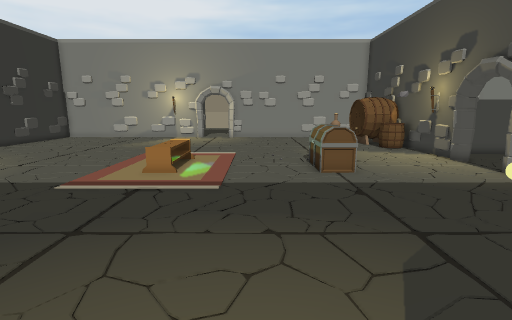
View 1 (above)

23 first-person views from a walk through a 3-D level made in the Unity game engine. The camera is 1.4 m above the floor, tilts 10° down and sees 85° across. The floor is counted in squares, 0.5 m on a side. Each view is taken from the middle of a square. On the plan, view 1 faces up. The plan holds only what a view shows up to about 19 squares ahead; the rest is blank. The place goes on beyond the plan. The player is left out. Door leaves are left out, so doorways stand open. Some surface patterns are stand-ins.

View 2
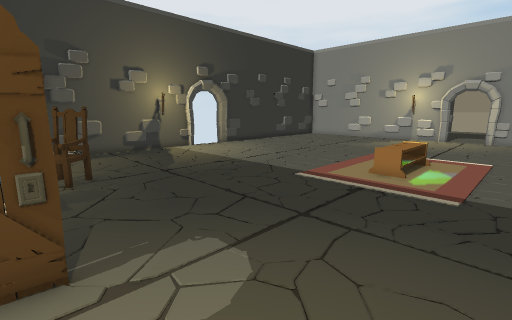

View 3
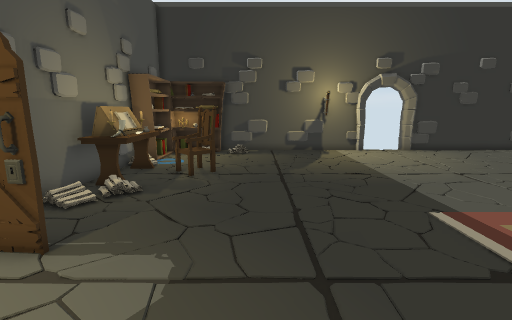

View 4
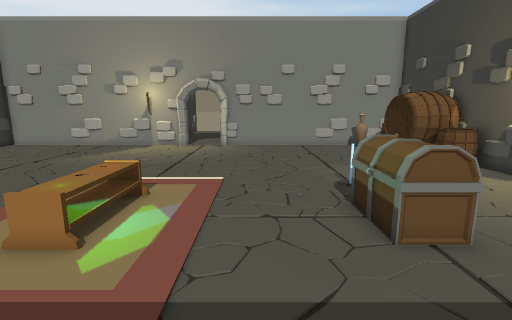

View 5
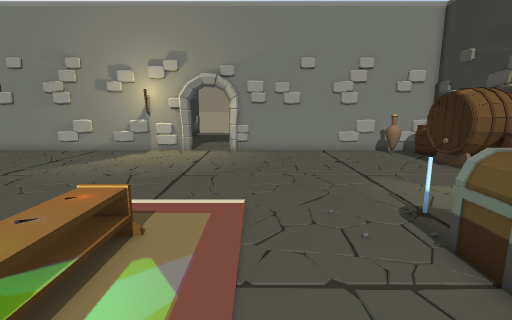

View 6
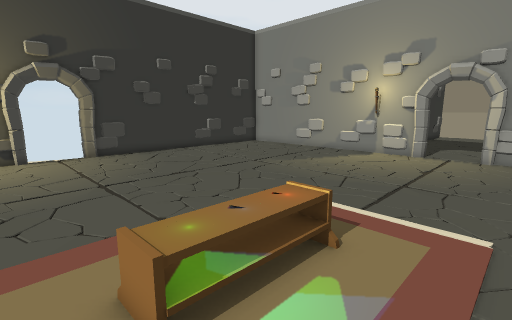

View 7
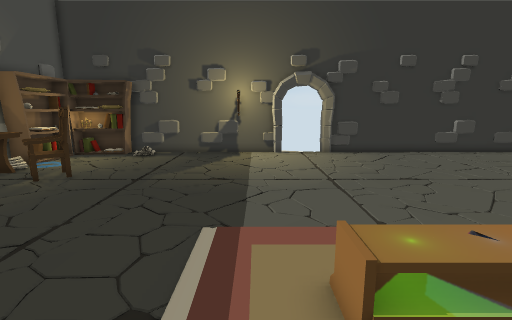

View 8
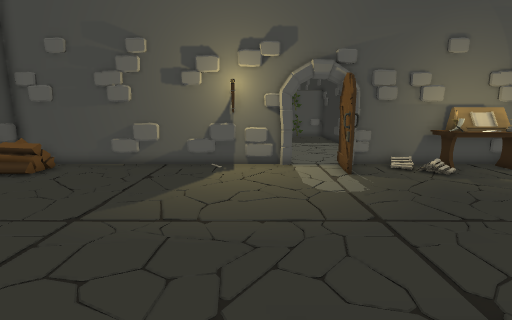

View 9
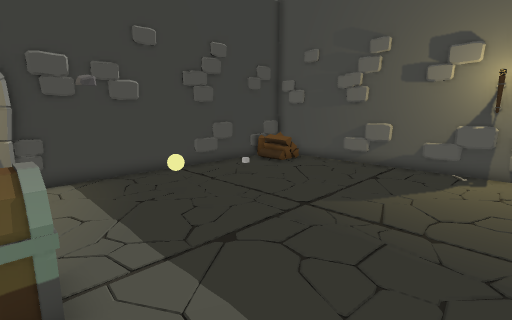

View 10
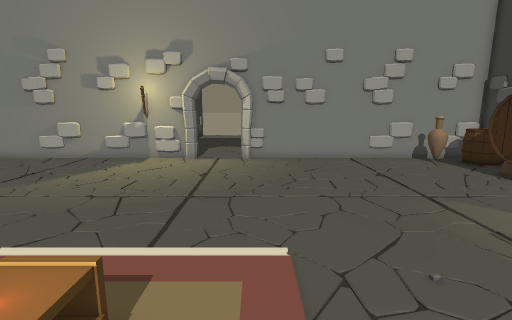

View 11
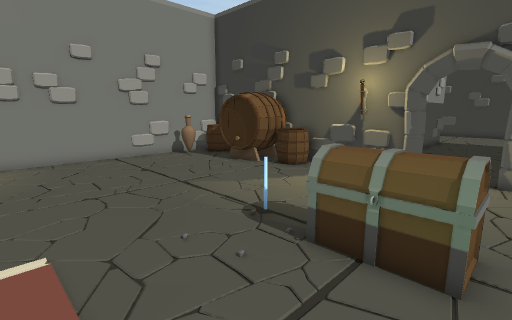

View 12
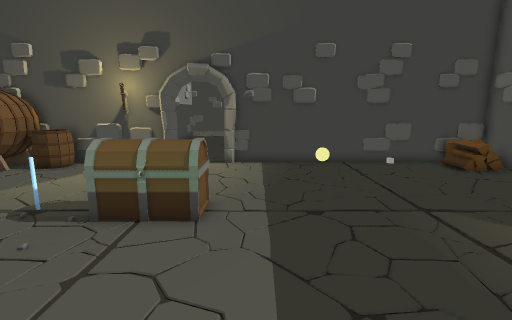

View 13
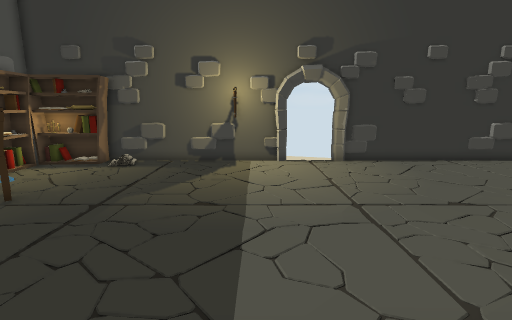

View 14
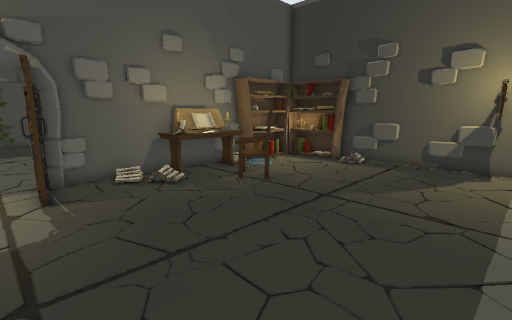

View 15
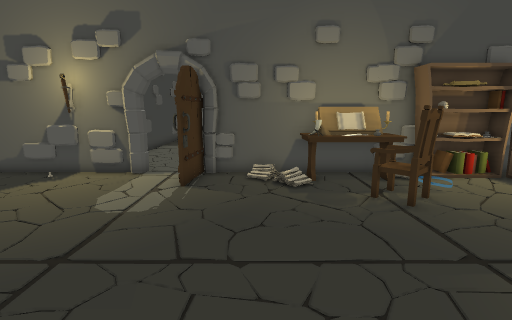

View 16
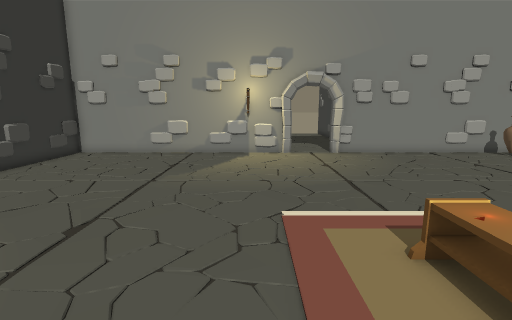

View 17
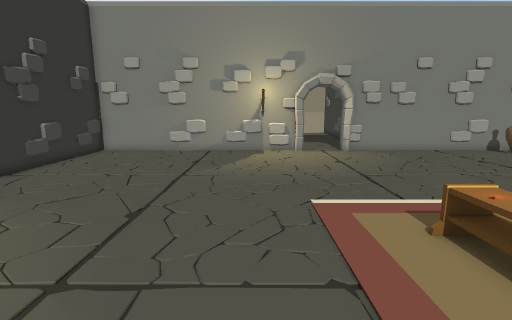

View 18
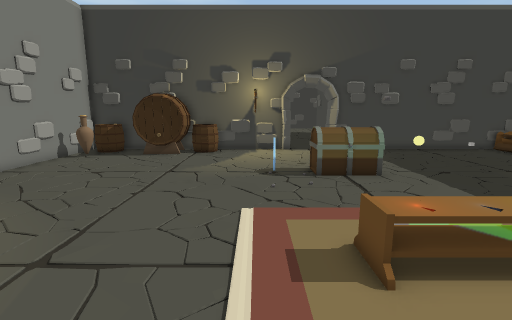

View 19
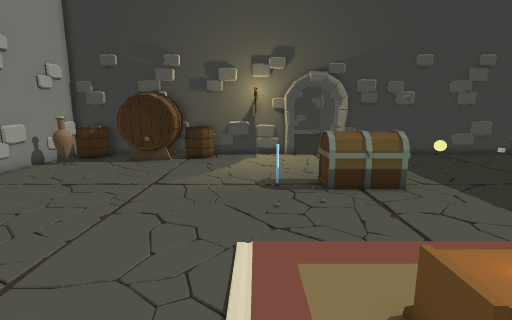

View 20
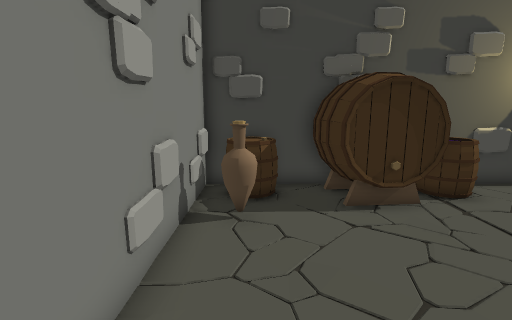

View 21
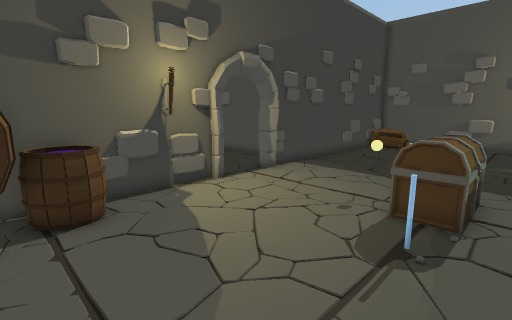

View 22
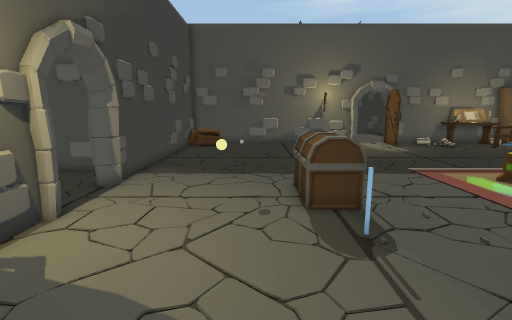

View 23
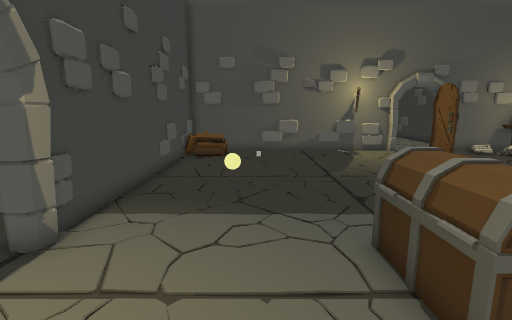

### Floor plan
Points are (right, up) in squares from view 1. A wall is a line through its corners. A room is listed if a view was taken in it or the views show most of it. See-through windows are left out.
Room 1 (views 1, 2, 3, 4, 5, 6, 7, 8, 9, 10, 11, 12, 13, 14, 15, 16, 17, 18, 19, 20, 21, 22, 23)
walls: (11.2, 12.2) (11.4, 12.7) (11.6, 12.8); (11.5, 16) (11.5, 29.9) (-2.4, 29.9); (-19.7, 16.2) (-19.9, 15.5); (-5.6, 29.8) (-6.2, 29.6); (-19.9, 12.8) (-19.6, 12.2); (-6.1, 29.9) (-20, 29.9) (-20, 16.1); (12, 15.5) (11.4, 15.5) (11.2, 16.1); (-20, 12.3) (-20, 2.4); (-0.4, -1.7) (11.5, -1.7) (11.5, 12.3); (0.1, -1.6) (1.6, -1.4); (-1.6, 30) (-2.2, 29.5) (-2.9, 29.8); (11.6, 18.5) (11.4, 20); (11.4, 8.4) (11.5, 8.9); (-8.5, 29.9) (-9, 29.8); (-20, 9.8) (-19.8, 8.4); (-9.9, -1.5) (-9.4, -1.6); (-20, 5.8) (-19.8, 4.4); (-20, 4.8) (-19.8, 4.4); (-13.5, 29.9) (-14, 29.7); (6.6, 29.6) (5, 29.8); (11.6, 2.5) (11.4, 4); (-15.4, -1.7) (-8.2, -1.7); (10.1, -1.5) (11.1, -1.7); (-20, -1.7) (-19.2, -1.7)
low walls: (-6.6, 29.9) (-7, 29.6); (11.4, 19.3) (11.5, 19.8); (-20.1, 17.9) (-20, 17)
ways out: open door at (-20, 14); open door at (-4, 30); open door at (12, 14)
objects: shelf (-19, -1) to (-19, 3); shelf (-18, -1) to (-15, -1); other object (-14, -1) to (-10, 0); chair (-14, 1) to (-12, 3); other object (-6, -2) to (-5, 1); other object (-5, 12) to (-4, 16); other object (-3, -2) to (-2, -1); chest (3, 12) to (5, 15); other object (4, 17); other object (6, 11); ball (8, 8); other object (8, 28) to (8, 29); barrel (9, 23) to (11, 26); other object (10, 21) to (11, 22); barrel (10, 27) to (11, 29); other object (11, 1)

Positions as (right, up) in squares from view 1, and headings:
1: (0, 0), facing up
2: (0, 0), facing up-left
3: (0, 5), facing left
4: (0, 7), facing up
5: (-1, 10), facing up
6: (-1, 11), facing up-left
7: (-1, 11), facing left
8: (-1, 13), facing down
9: (-1, 13), facing down-right
10: (-2, 13), facing up
11: (-2, 12), facing up-right
12: (-4, 11), facing right
13: (-4, 11), facing left
14: (-4, 11), facing down-left
15: (-8, 11), facing down
16: (-8, 11), facing up
17: (-9, 10), facing up
18: (-9, 18), facing right
19: (-7, 18), facing right
20: (1, 28), facing right
21: (2, 23), facing down-right
22: (6, 23), facing down
23: (7, 18), facing down
